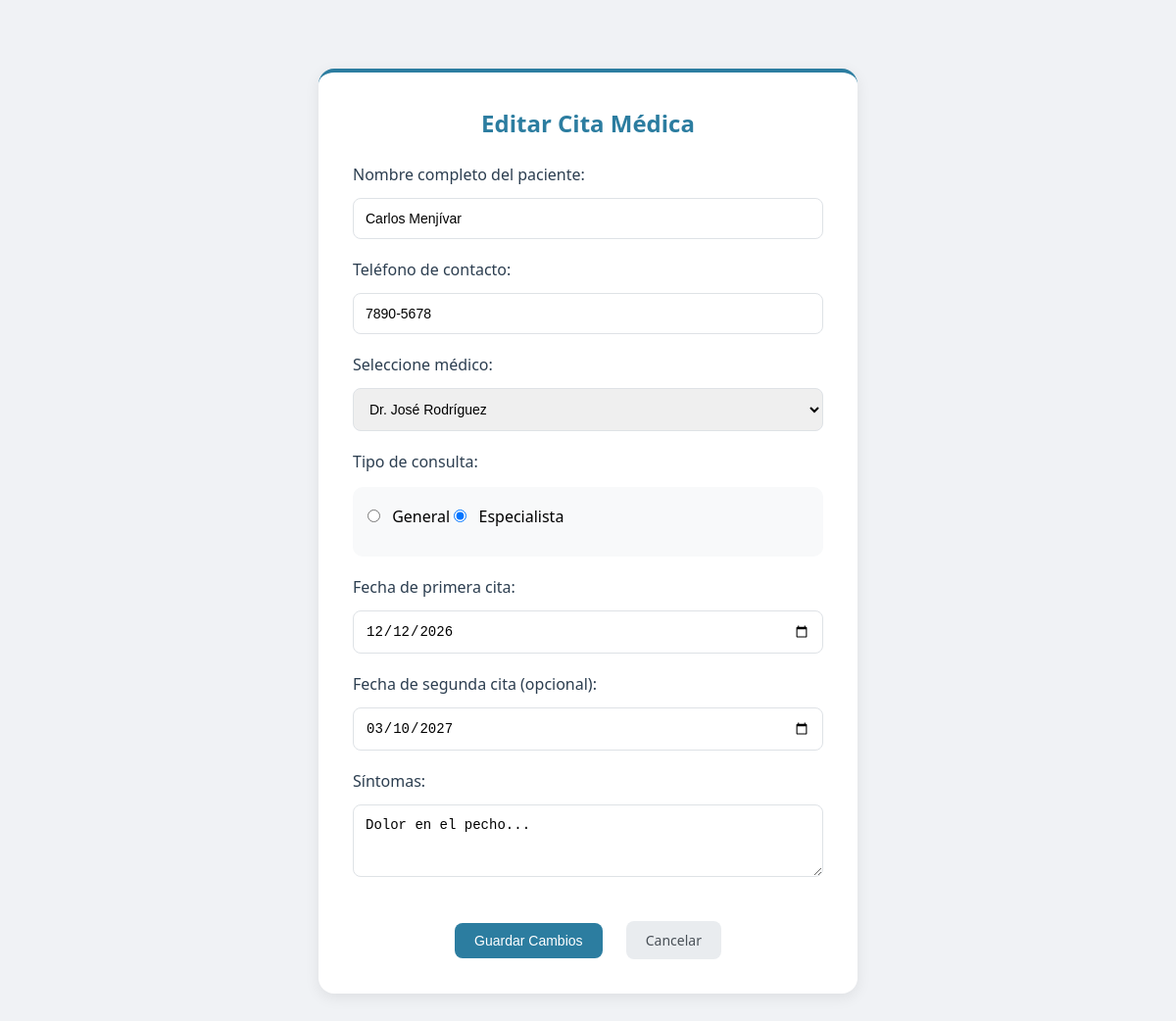
Screenshot of /edit_cita.php?id=2 (signed in) with the database file from the repository.
### tables this page shows
CREATE TABLE `citas_medicas` (
  `id` int(11) NOT NULL,
  `paciente_nombre` varchar(60) NOT NULL,
  `telefono` varchar(9) NOT NULL,
  `medico` varchar(50) NOT NULL,
  `tipo_consulta` varchar(20) NOT NULL,
  `fecha_cita` date NOT NULL,
  `fecha_segunda_cita` date DEFAULT NULL,
  `sintomas` text DEFAULT NULL,
  `fecha_registro` timestamp NOT NULL DEFAULT current_timestamp() ON UPDATE current_timestamp()
);

### edit_cita.php (the view, shortened to what this page needs)
<?php
require_once 'conexion.php';
$medicos = ['Dra. Ana García', 'Dr. José Rodríguez', 'Dra. Marta Sánchez', 'Dr. Luis Pérez'];
$id = $_GET['id'] ?? 0;
$stmt = $conexion->prepare("SELECT * FROM citas_medicas WHERE id = ?");
$stmt->bind_param("i", $id);
$stmt->execute();
$result = $stmt->get_result();
$cita = $result->fetch_assoc();
?>
<!DOCTYPE html>
<html lang="es">
<head>
    <link rel="stylesheet" href="style.css">
</head>
<body>
    <div class="container">
        <div class="form-box">
            <h2>Editar Cita Médica</h2>
            <form method="POST">
                <label>Nombre completo del paciente:</label>
                <input type="text" name="paciente_nombre" value="<?php echo htmlspecialchars($cita['paciente_nombre']); ?>" required>
                <label>Teléfono de contacto:</label>
                <input type="tel" name="telefono" value="<?php echo htmlspecialchars($cita['telefono']); ?>" required>
                <label>Seleccione médico:</label>
                <select name="medico" required>
                    <?php foreach($medicos as $med): ?>
                        <option value="<?php echo $med; ?>" <?php echo ($cita['medico'] == $med) ? 'selected' : ''; ?>><?php echo $med; ?></option>
                    <?php endforeach; ?>
                </select>
                <label>Tipo de consulta:</label>
                <div class="radio-group">
                    <input type="radio" name="tipo_consulta" value="General" <?php echo ($cita['tipo_consulta'] == 'General') ? 'checked' : ''; ?>> General
                    <input type="radio" name="tipo_consulta" value="Especialista" <?php echo ($cita['tipo_consulta'] == 'Especialista') ? 'checked' : ''; ?>> Especialista
                </div>
                <label>Fecha de primera cita:</label>
                <input type="date" name="fecha_cita" value="<?php echo $cita['fecha_cita']; ?>" required>
                <label>Fecha de segunda cita (opcional):</label>
                <input type="date" name="fecha_segunda_cita" value="<?php echo $cita['fecha_segunda_cita']; ?>">
                <label>Síntomas:</label>
                <textarea name="sintomas" rows="3"><?php echo htmlspecialchars($cita['sintomas']); ?></textarea>
                <div class="button-group">
                    <button type="submit" class="btn btn-primary">Guardar Cambios</button>
                    <a href="dashboard.php" class="btn btn-secondary">Cancelar</a>
                </div>
            </form>
        </div>
    </div>
</body>
</html>

### style.css (style rules this page uses)
* { margin: 0; padding: 0; box-sizing: border-box; }
body { font-family: 'Segoe UI', Tahoma, Geneva, Verdana, sans-serif; background: #f0f2f5; min-height: 100vh; padding: 20px; }
.container { max-width: 1300px; margin: 0 auto; }
.btn { padding: 10px 20px; border: none; border-radius: 8px; cursor: pointer; text-decoration: none; display: inline-block; margin: 5px; font-size: 14px; font-weight: 500; transition: all 0.3s ease; }
.btn-primary { background: #2c7da0; color: white; }
.btn-secondary { background: #e9ecef; color: #495057; }
.form-box, .login-box { background: white; padding: 35px; border-radius: 16px; box-shadow: 0 4px 15px rgba(0,0,0,0.08); max-width: 550px; margin: 50px auto; border-top: 4px solid #2c7da0; }
.form-box h2, .login-box h2 { color: #2c7da0; margin-bottom: 25px; text-align: center; font-weight: 600; }
.button-group { text-align: center; margin-top: 20px; }
.button-group .btn { margin: 0 10px; }
input, select, textarea { width: 100%; padding: 12px; margin: 8px 0 20px 0; border: 1px solid #dee2e6; border-radius: 8px; font-size: 14px; transition: all 0.3s; }
.radio-group { margin: 15px 0 20px 0; padding: 15px; background: #f8f9fa; border-radius: 10px; }
.radio-group input[type="radio"] { width: auto; margin-right: 8px; margin-left: 0; }
label { font-weight: 500; color: #2c3e50; display: block; margin-bottom: 5px; }

### rows the page displays
citas_medicas: paciente_nombre "Carlos Menjívar", telefono "7890-5678", medico "Dr. José Rodríguez", tipo_consulta "☑", fecha_cita "12/12/2026", fecha_segunda_cita "03/10/2027", sintomas "Dolor en el pecho..."
